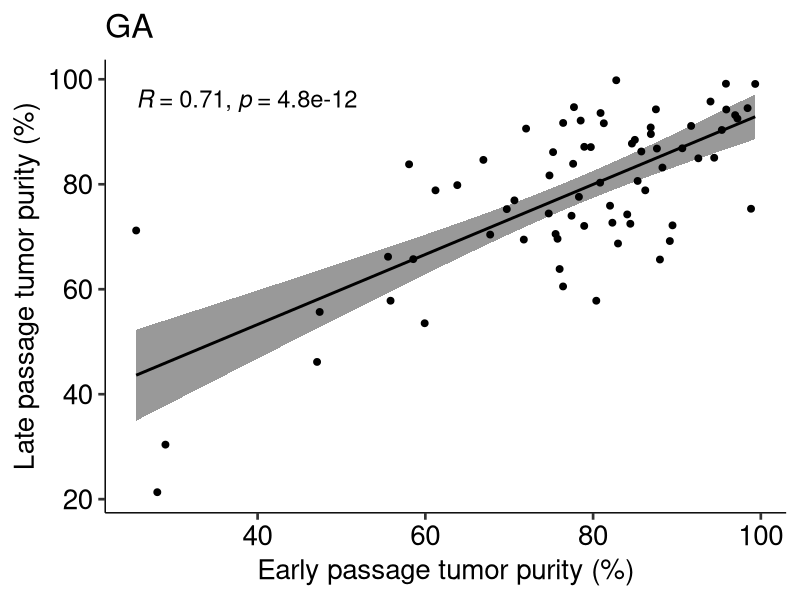
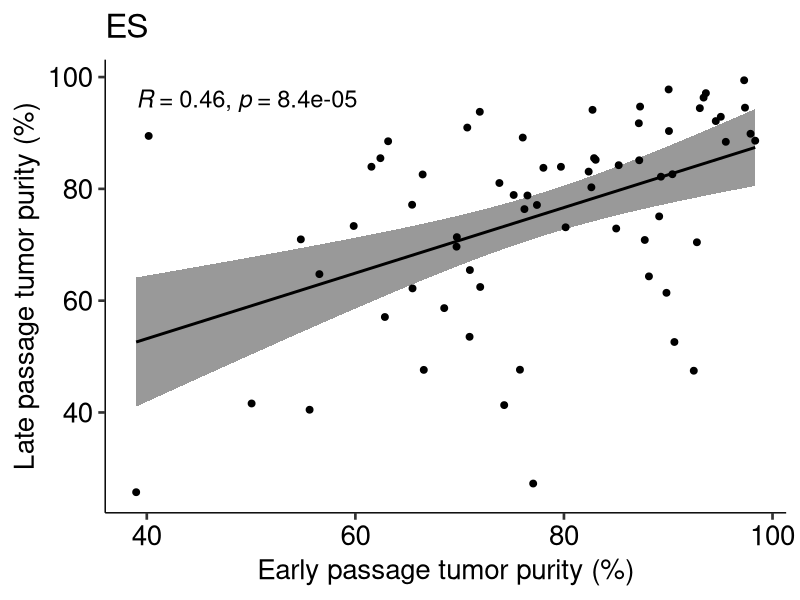
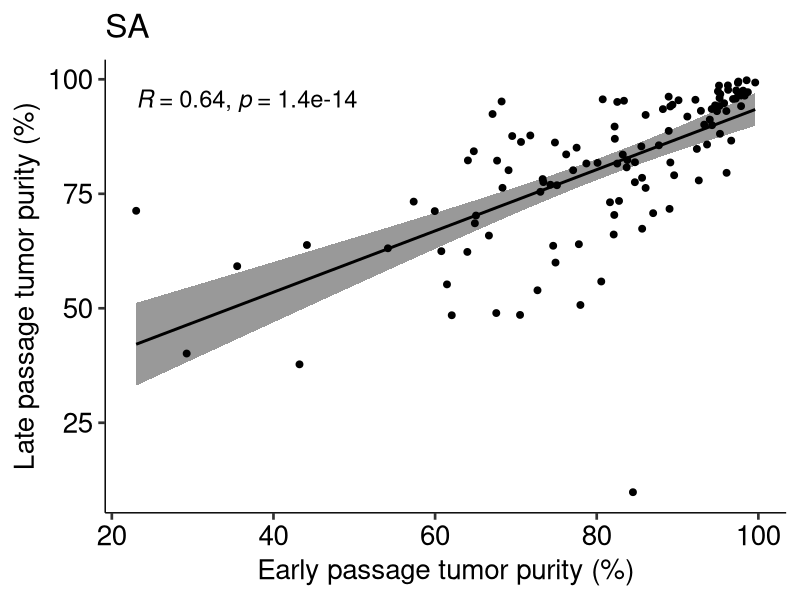
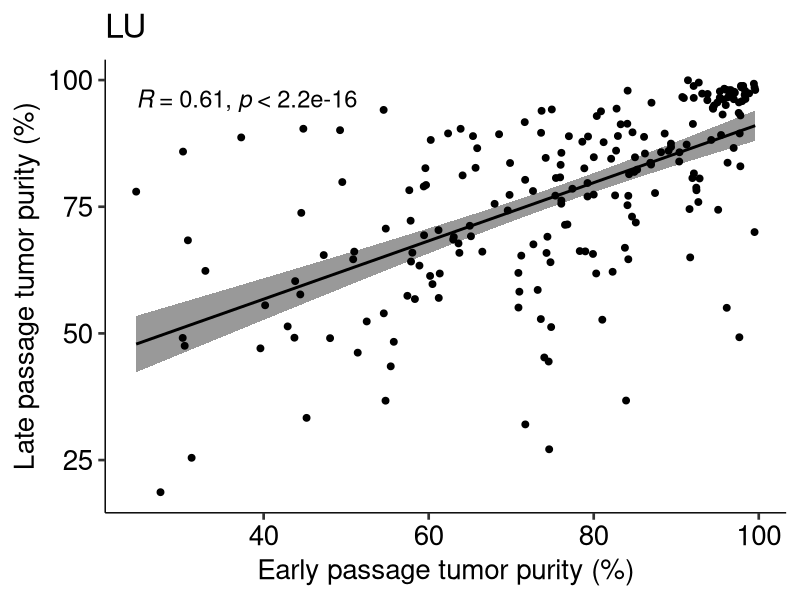
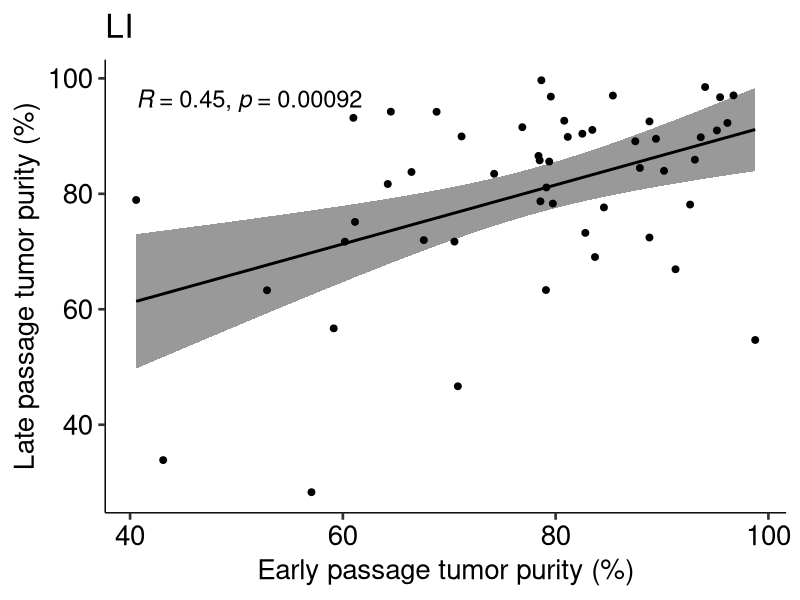
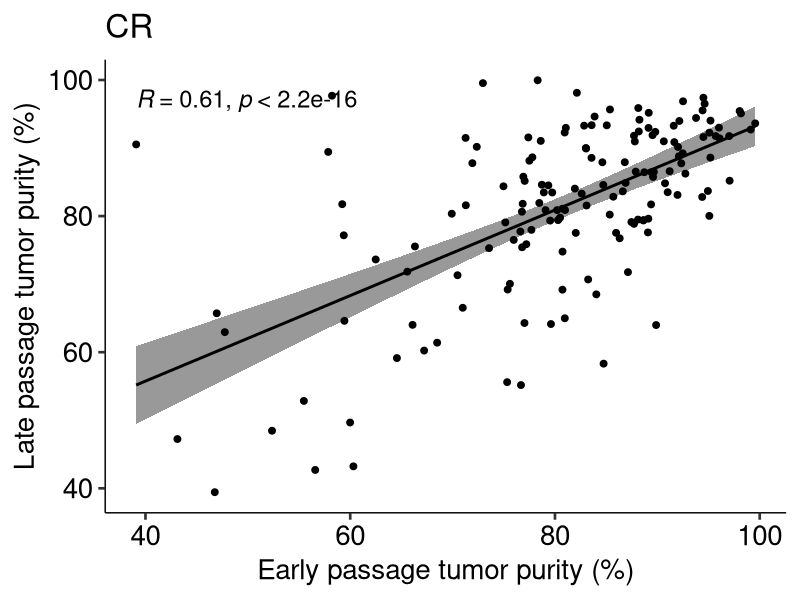
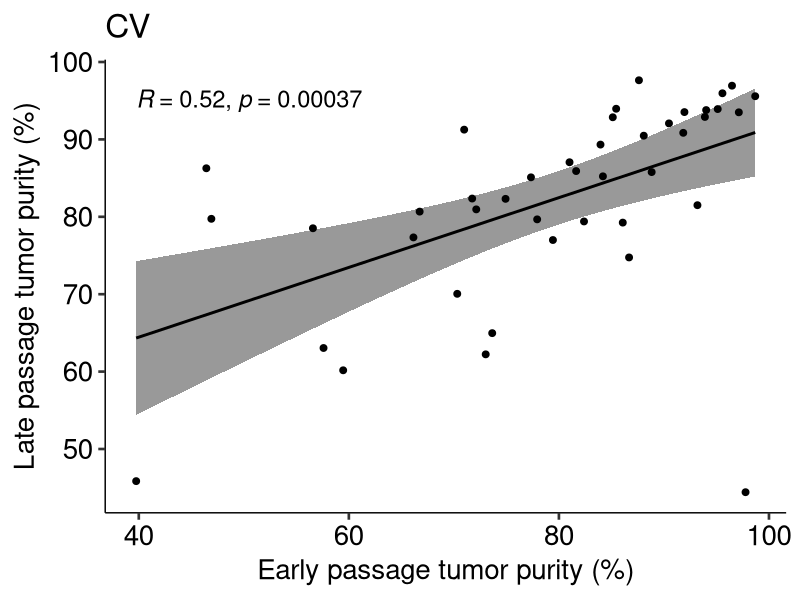
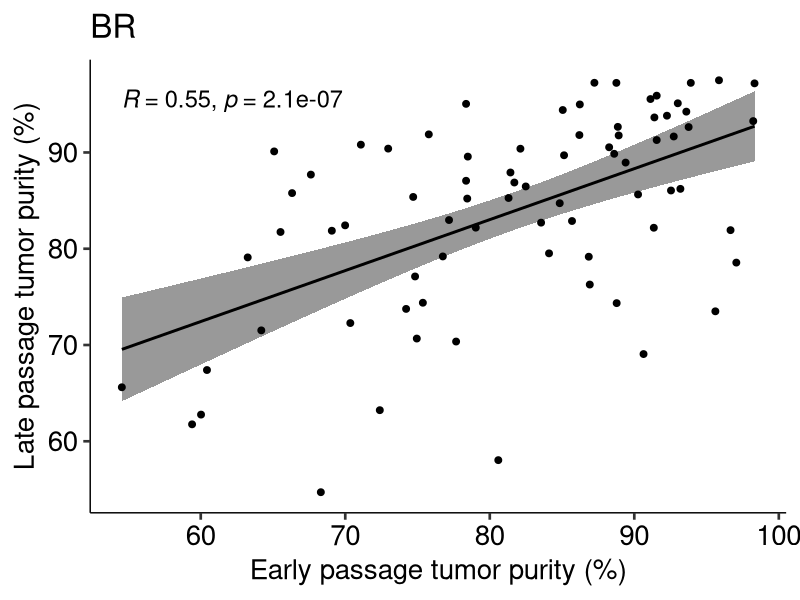

Source code (R) for these figures, in order:
##############################################################################################################################
#Description: generate Fig1C
#Author: Sheng Guo PhD  guosheng@crownbio.com
#Date:   Aug-2021
#Apache License
#Version 2.0, January 2004
#https://opensource.org/licenses/Apache-2.0
###############################################################################################################################
#--check if tumor purity differs between early and late passages in each Cancer
rm(list=ls())
library(ggpubr)

MINSAMPLES = 20 		#mimimal number of samples for a cancer to be included
MINPDX = 10				#mimimal number of PDX for a cancer to be included
MAX_PASSAGE= 10 		#max passage for a samples to be inclued 
MIN_SAMPLE2PLOT=30		#for individual cancer, minimal number of samples to be plotted
MIN_PASSAGE2PLOT=4		#for individual cancer, minimal number of passage difference to be plotted
MAX_SAMPLE_PER_PDX = 2

nod<-read.csv('nod.csv')

#--remove Cancer with few samples--#
a=as.data.frame(table(nod$Cancer)<MINSAMPLES)
a=cbind(a,a)
colnames(a) = c('t1','t2')
toRemove=rownames(a[a$t1==TRUE,])
nod=nod[!(nod$Cancer %in% toRemove),]

#--remove Cancer with few unique PDX models--#
Cancers = unique( nod$Cancer)
CancerKeep = c()
for(i in 1:length(Cancers)){
	nod2 = nod[nod$Cancer== Cancers[i],]
	if(length(unique(nod2$DuplicateModel))>MINPDX){
		CancerKeep = c(CancerKeep, Cancers[i])
	}
}
length(CancerKeep)

nod=nod[(nod$Cancer %in% CancerKeep),]

#--for each PDX, randomly keep at 2samples--#
Cancers = unique( nod$Cancer)
nod_new <-c()
for(i in 1:length(Cancers)){
	nod2 = nod[nod$Cancer== Cancers[i],]
	u<-unique(nod2$DuplicateModel)

	for(j in 1:length(u)){
		nod3 = nod2[nod2$DuplicateModel== u[j],]
		if(dim(nod3)[1]>=MAX_SAMPLE_PER_PDX){
			nod4 = nod3[sample(nrow(nod3), MAX_SAMPLE_PER_PDX), ]		
			nod_new<-rbind(nod_new,nod4)
		}#else{
		#	nod_new<-rbind(nod_new,nod3)
		#}		
	}
}

nod<-nod_new

#--for each Cancer, randomly pick two samples from a PDX and calculate correlation--#
TP1_vector_all<-c()
TP2_vector_all<-c()
#pdf(file='PurityCorrelation_by_Cancer.pdf')
Cancers = unique( nod$Cancer)
for(i in 1:length(Cancers)){
	nod2 = nod[nod$Cancer== Cancers[i],]
	u<-unique(nod2$DuplicateModel)

	TP1_vector<-c()
	TP2_vector<-c()
	
	for(j in 1:length(u)){
		nod3=nod2[nod2$TestModel2 == u[j],]
		
		tm<- sapply(strsplit(nod3$TestModel, "-"), `[`, 2)
		tm<-gsub("R[0-9]+","",tm)		
		tm<-gsub("^P","",tm)
		tm<-as.numeric(tm)
		if(length(tm)==1){next;}
		if(is.na(tm[1])==TRUE){next;}
		if(is.na(tm[2])==TRUE){next;}
		if(tm[1]<tm[2]){
			TP1_vector<-c(TP1_vector,nod3$TumorPurity[1])
			TP2_vector<-c(TP2_vector,nod3$TumorPurity[2])
		}else{		
			TP1_vector<-c(TP1_vector,nod3$TumorPurity[2])
			TP2_vector<-c(TP2_vector,nod3$TumorPurity[1])
		}
	}
	
	TP<-cbind(TP1_vector,TP2_vector)
	colnames(TP) = c('EP','LP')
	TP<-as.data.frame(TP)
	if(dim(TP)[1]<30){next;}
	
	gg<-ggscatter(TP, x="EP", y="LP", 
			  xlab="Early passage tumor purity (%)",
			  ylab="Late passage tumor purity (%)",
			  main=Cancers[i],
			  add="reg.line",
			  conf.int=TRUE,
			   ) +
			  stat_cor(size=6,label.x.npc = "left", label.y.npc = "top")+
			  theme_pubr(base_size = 20)
	
	print(gg)
	
	TP1_vector_all <- c(TP1_vector_all,TP1_vector)
	TP2_vector_all <- c(TP2_vector_all,TP2_vector)
	
}
#dev.off()

TP<-cbind(TP1_vector_all,TP2_vector_all)
colnames(TP) = c('EP','LP')
TP<-as.data.frame(TP)
if(dim(TP)[1]<30){next;}
	


pdf(file='Fig1C.pdf')
df<-TP
x <- densCols(df$EP,df$LP, colramp=colorRampPalette(c("black", "white")))
df$dens <- col2rgb(x)[1,] + 1L
cols <-  colorRampPalette(c("#000099", "#00FEFF", "#45FE4F", 
                            "#FCFF00", "#FF9400", "#FF3100"))(256)
df$col <- cols[df$dens]

plot(LP~EP, data=df[order(df$dens),], pch=20, col=col, cex=1,
		cex.lab=1.667, 
		cex.axis=1.667,		
		bty = 'l',
		xlab="Early passage tumor purity (%)", ylab="Late passage tumor purity (%)")
text(x=20, y=100, paste("R=0.60"),cex=1.667)
	
	
abline(lm(LP ~ EP+0,df),lwd=3)
dev.off()

